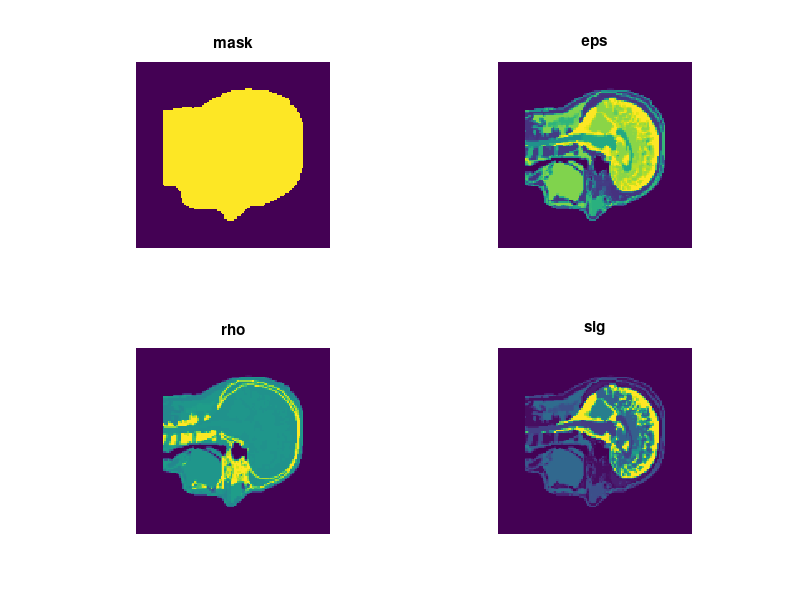

Write the MATLAB code that produced this figure. (Note: this script raises an error after producing the figure.)

% addpath(genpath('C:\Users\Guerin\CODE\MARIE_ubasis_v6_noSVD_BIGMEM'));
% addpath(genpath('Z:\ULTIMATE_SNR_SAR\CODE\MARIE_ubasis_v6_noSVD_BIGMEM'));

addpath(genpath('F:\UISNR\rotateback_5\MARIE_ubasis_v6_noSVD_BIGMEM')); % path of the output directory containing all results

close all;

f = 298.0320e6;  % frequency in Hz

% define object/material maps
load DUKE_model_3mm_FLOOD_7T.mat; % data of the mask
xlim = xlim_3mm;   %position of the X pixels in meter
ylim = ylim_3mm;   %position of the Y pixels in meter
zlim = zlim_3mm;   %position of the Z pixels in meter

mask0      = mask_3mm;  % 掩模
epsilon_r0 = perm_3mm;  % 介电常数
sigma_e0   = cond_3mm;  % 电导率
rho0       = dens_3mm;  % 密度

npixadd = 32;  % 2*ceil(Dmax/dx) + 4   *** MUST BE EVEN 必须是偶数***

% extend maps %拓展图像
ind = find(mask0>0);
[indx indy indz] = ind2sub( size(mask0),ind );%下标和线性索引之间进行转换
xmin = min(indx);  xmax = max(indx); 
ymin = min(indy);  ymax = max(indy); 
zmin = min(indz);  zmax = max(indz); 

mask0      = mask0(      xmin:xmax,ymin:ymax,zmin:zmax );
epsilon_r0 = epsilon_r0( xmin:xmax,ymin:ymax,zmin:zmax );
sigma_e0   = sigma_e0(   xmin:xmax,ymin:ymax,zmin:zmax );
rho0       = rho0(       xmin:xmax,ymin:ymax,zmin:zmax );

xlim = xlim(xmin:xmax);
ylim = ylim(ymin:ymax);
zlim = zlim(zmin:zmax);

dx = xlim(2) - xlim(1);
dy = ylim(2) - ylim(1);
dz = zlim(2) - zlim(1);

nx = numel(xlim) + npixadd; %n = numel(A) 返回数组 A 中的元素数目
ny = numel(ylim) + npixadd;
nz = numel(zlim) + npixadd;

lx = dx*nx;
ly = dy*ny;
lz = dz*nz;

x = -lx/2 : dx : lx/2-dx;
y = -ly/2 : dy : ly/2-dy;
z = -lz/2 : dz : lz/2-dz;

[xx, yy, zz] = ndgrid(x,y,z);
r = cat(4,xx,yy,zz);  % 4D vector containing the voxel positions (x = r(:,:,:,1), y = r(:,:,:,2), z = r(:,:,:,3))

% extend material maps to place dipoles 
[nx0, ny0, nz0] = size(mask0);
mask      = zeros(nx,ny,nz);
epsilon_r = ones(nx,ny,nz);
rho       = zeros(nx,ny,nz);
sigma_e   = zeros(nx,ny,nz);

mask(      npixadd/2+1:nx0+npixadd/2 , npixadd/2+1:ny0+npixadd/2 , npixadd/2+1:nz0+npixadd/2 )      = mask0;
epsilon_r( npixadd/2+1:nx0+npixadd/2 , npixadd/2+1:ny0+npixadd/2 , npixadd/2+1:nz0+npixadd/2 )      = epsilon_r0;
rho(       npixadd/2+1:nx0+npixadd/2 , npixadd/2+1:ny0+npixadd/2 , npixadd/2+1:nz0+npixadd/2 )      = rho0;
sigma_e(   npixadd/2+1:nx0+npixadd/2 , npixadd/2+1:ny0+npixadd/2 , npixadd/2+1:nz0+npixadd/2 )      = sigma_e0;


figure;
subplot(2,2,1); imagesc(squeeze(mask(ceil(end/2),:,:))); axis image off; title('mask');
subplot(2,2,2); imagesc(squeeze(epsilon_r(ceil(end/2),:,:))); axis image off; title('eps');
subplot(2,2,3); imagesc(squeeze(rho(ceil(end/2),:,:))); axis image off; title('rho');
subplot(2,2,4); imagesc(squeeze(sigma_e(ceil(end/2),:,:))); axis image off; title('sig');

regions_dipoles = [1 1 1 1 0 1];  % indicate whether to place dipoles in the -x +x -y +y -z +z regions
                                  % beyond the mask

no_dipole_region = [];


%  COMPUTATION OPTIONS
out_dir = './';

Dmin = 3e-2;  % minimum distance between dipoles and object surface 
Dmax = 3.5e-2;  % maximum distance between dipoles and object surface 

Nexc = 1250;  % # of random excitations

tol = 1e-8;  % convergence tolerance for VIE
maxit = 1e6;  % max # of iteration for VIE  

save ubasis_options.mat out_dir Dmin Dmax Nexc tol maxit;  % this file name should not change and should always be in the current directory



% PREPARE
fprintf('PREPARE ...\n'); %输出显示
dipole_prepare(out_dir,epsilon_r0,sigma_e0,rho0,epsilon_r,sigma_e,rho,r,f,Dmin,Dmax,regions_dipoles,no_dipole_region);



% COMPUTE INCIDENT BASIS
fprintf('COMPUTE INCIDENT BASIS ...\n');
ubasis_comp_inc_basis;

% SOLVE FOR INDUCED CURRENTS (J-VIE)
fprintf('SOLVE ...\n');
ubasis_solve;

% COMPUTE SCATTERED FIELDS
fprintf('COMPUTE SCATTERED FIELDS ...\n');
ubasis_comp_fields;
